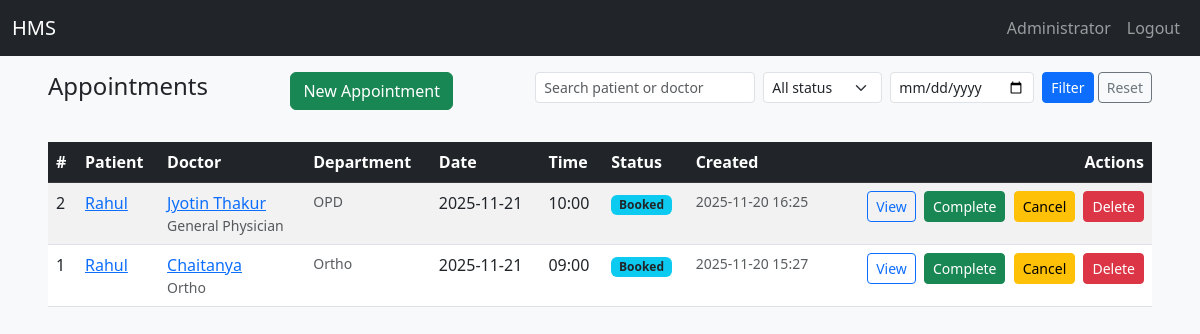
/admin/appointments (signed in), run on the app's committed database.
### app/models.py (models this page shows, shortened)
class User(UserMixin, db.Model):
    id = db.Column(db.Integer, primary_key=True)
    email = db.Column(db.String(120), unique=True, nullable=False)
    name = db.Column(db.String(120), nullable=False)
    password_hash = db.Column(db.String(128), nullable=False)
    role = db.Column(db.String(20), nullable=False)
    active = db.Column(db.Boolean, default=True)
    reason= db.Column(db.String(255))
    created_at = db.Column(db.DateTime, default=func.now())
    doctor = db.relationship('DoctorProfile', backref='user', uselist=False)
    patient = db.relationship('PatientProfile', backref='user', uselist=False)

class Appointment(db.Model):
    id = db.Column(db.Integer, primary_key=True)
    patient_id = db.Column(db.Integer, db.ForeignKey('patient_profile.id'))
    doctor_id = db.Column(db.Integer, db.ForeignKey('doctor_profile.id'))
    date = db.Column(db.Date, nullable=False)
    time = db.Column(db.Time, nullable=False)
    status = db.Column(db.String(20), default='Booked')  # Booked/Completed/Cancelled
    created_at = db.Column(db.DateTime, default=func.now()) # Timestamp of appointment creation from database
    treatment = db.relationship('Treatment', backref='appointment', uselist=False)
    __table_args__ = (
        db.UniqueConstraint('doctor_id', 'date', 'time', name='uix_doctor_datetime'),
    )

class DoctorProfile(db.Model):
    id = db.Column(db.Integer, primary_key=True)
    user_id = db.Column(db.Integer, db.ForeignKey('user.id'))
    specialization = db.Column(db.String(120))
    experience = db.Column(db.String(120))
    qualification = db.Column(db.String(120))
    department_id = db.Column(db.Integer, db.ForeignKey('department.id'))
    contact = db.Column(db.String(40))
    is_blacklisted = db.Column(db.Boolean, default=False, nullable=False)
    blacklist_reason = db.Column(db.Text, nullable=True)
    blacklisted_at = db.Column(db.DateTime, nullable=True)
    blacklisted_by = db.Column(db.Integer, nullable=True)  # Admin who blacklisted
    availability_json = db.Column(db.Text)
    bio = db.Column(db.Text)
    appointments = db.relationship('Appointment', backref='doctor', lazy='dynamic')

class Department(db.Model):
    id = db.Column(db.Integer, primary_key=True)
    name = db.Column(db.String(120), unique=True, nullable=False)
    description = db.Column(db.Text)
    doctors = db.relationship('DoctorProfile', backref='department', lazy='dynamic')

### app/routes.py (the view)
@main.route('/admin/appointments')
@login_required
@role_required('admin')
@validate_csrf
def admin_appointments():
    q = Appointment.query
    qstr = request.args.get('q')
    status = request.args.get('status')
    date_f = request.args.get('date')
    if qstr:
        q = q.join(PatientProfile).join(User).filter((User.name.ilike(f'%{qstr}%')) | (Appointment.id==qstr))
    if status:
        q = q.filter(Appointment.status==status)
    if date_f:
        try:
            d = datetime.strptime(date_f, '%Y-%m-%d').date()
            q = q.filter(Appointment.date==d)
        except:
            pass
    appointments = q.order_by(Appointment.date.desc(), Appointment.time.desc()).all()
    return render_template('appointment_list.html', appointments=appointments)

### app/routes.py (called while the page is built)
def role_required(role):
    from functools import wraps
    def decorator(fn):
        @wraps(fn)
        def wrapper(*args, **kwargs):
            if not current_user.is_authenticated or current_user.role != role:
                flash('Access denied', 'danger')
                return redirect(url_for('views.login'))
            return fn(*args, **kwargs)
        return wrapper
    return decorator

### app/utils.py (called while the page is built)
def validate_csrf(func):
    @wraps(func)
    def wrapper(*args, **kwargs):
        token = session.get('csrf_token')
        form_token = None
        if request.method == 'POST':
            form_token = request.form.get('csrf_token') or request.headers.get('X-CSRF-Token')
        if request.method == 'POST':
            if not token or not form_token or token != form_token:
                flash('Invalid or missing CSRF token', 'danger')
                return redirect(url_for('views.index'))
        return func(*args, **kwargs)
    return wrapper

### app/templates/appointment_list.html (shortened to what this page needs)
{% extends 'base.html' %}  {% block title %}| Appointments{% endblock %}
{% block content %}
<div class="d-flex justify-content-between align-items-left mb-3">
  <h4>Appointments</h4>
  <a class="btn btn-success mb-3" href="{{ url_for('main.admin_create_appointment') }}">New Appointment</a>
  <form class="row g-2" method="get" action="{{ url_for('main.admin_appointments') }}">
    <div class="col-auto">
      <input type="text" name="q" class="form-control form-control-sm" placeholder="Search patient or doctor" value="{{ request.args.get('q','') }}">
    </div>
    <div class="col-auto">
      <select name="status" class="form-select form-select-sm">
        <option value="">All status</option>
      </select>
    </div>
    <div class="col-auto">
      <input type="date" name="date" class="form-control form-control-sm" value="{{ request.args.get('date','') }}">
    </div>
    <div class="col-auto">
      <button class="btn btn-sm btn-primary" type="submit">Filter</button>
      <a href="{{ url_for('main.admin_appointments') }}" class="btn btn-sm btn-outline-secondary">Reset</a>
    </div>
  </form>
</div>
<div class="table-responsive">
  <table class="table table-striped table-hover">
    <thead class="table-dark">
      <tr>
        <th>#</th>
        <th>Patient</th>
        <th>Doctor</th>
        <th>Department</th>
        <th>Date</th>
        <th>Time</th>
        <th>Status</th>
        <th>Created</th>
        <th class="text-end">Actions</th>
      </tr>
    </thead>
    <tbody>
      {% for a in appointments %}
      <tr id="appt-row-{{ a.id }}">
        <td>{{ a.id }}</td>
        <td>
          <a href="{{ url_for('main.view_patient', patient_id=a.patient.id) }}">
            {{ a.patient.user.name }}
          </a>
        </td>
        <td>
          <a href="{{ url_for('main.view_doctor', doctor_id=a.doctor.id) }}">
            {{ a.doctor.user.name }}
          </a>
          <div class="text-muted small">{{ a.doctor.specialization }}</div>
        </td>
        <td class="small text-muted">
          {% if a.doctor.department %}{{ a.doctor.department.name }}{% else %}—{% endif %}
        </td>
        <td>{{ a.date.isoformat() }}</td>
        <td>{{ a.time.strftime('%H:%M') }}</td>
        <td>
          {% if a.status == 'Booked' %}
            <span class="badge bg-info text-dark">Booked</span>
          {% elif a.status == 'Completed' %}
            <span class="badge bg-success">Completed</span>
          {% elif a.status == 'Cancelled' %}
            <span class="badge bg-danger">Cancelled</span>
          {% else %}
            <span class="badge bg-warning text-dark">{{ a.status }}</span>
          {% endif %}
        </td>
        <td class="small text-muted">{{ a.created_at.strftime('%Y-%m-%d %H:%M') }}</td>
        <td class="text-end">
          <a class="btn btn-sm btn-outline-primary" href="{{ url_for('main.admin_appointment_view', appt_id=a.id) }}" title="View details">
            View
          </a>
          {% if a.status != 'Completed' and a.status != 'Cancelled' %}
          <form method="post" action="{{ url_for('main.admin_mark_completed', appt_id=a.id) }}"
                class="d-inline-block ms-1" style="display:inline;">
            <button class="btn btn-sm btn-success" title="Mark Completed">Complete</button>
          </form>
          <form method="post" action="{{ url_for('main.admin_cancel_appointment', appt_id=a.id) }}"
                class="d-inline-block ms-1" style="display:inline;"
                onsubmit="event.preventDefault(); showDeleteModal('appointment','{{ a.patient.user.name }} - {{ a.date.isoformat() }}', this);">
            <button class="btn btn-sm btn-warning" title="Cancel Appointment">Cancel</button>
          </form>
          {% endif %}
          <form method="post" action="{{ url_for('main.admin_delete_appointment', appt_id=a.id) }}"
                class="d-inline-block ms-1" style="display:inline;"
                onsubmit="event.preventDefault(); showDeleteModal('appointment','{{ a.id }}', this);">
            <button class="btn btn-sm btn-danger" title="Delete">Delete</button>
          </form>
        </td>
      </tr>
      {% else %}
      <tr>
        <td colspan="9" class="text-center text-muted">No appointments found.</td>
      </tr>
      {% endfor %}
    </tbody>
  </table>
</div>
{% endblock %}

### app/templates/base.html (shortened to what this page needs)
<!doctype html>
<html lang="en">
<head>
  <link href="https://cdn.jsdelivr.net/npm/bootstrap@5.3.0/dist/css/bootstrap.min.css" rel="stylesheet">
  <link rel="stylesheet" href="{{ url_for('static', filename='css/style.css') }}">
</head>
<body>
<nav class="navbar navbar-expand-lg navbar-dark bg-dark">
  <div class="container-fluid">
    <a class="navbar-brand text-white" id="home" href="/">HMS</a>
    <div class="collapse navbar-collapse">
      <ul class="navbar-nav ms-auto mb-2 mb-lg-0 ">
        {% if current_user.is_authenticated %}
          <li class="nav-item text-white"><a class="nav-link" href="#">{{ current_user.name }}</a></li>
          <li class="nav-item text-white"><a class="nav-link" href="{{ url_for('main.logout') }}">Logout</a></li>
        {% endif %}
      </ul>
    </div>
  </div>
</nav>
<div class="toast-container position-fixed top-0 end-0 p-3" style="z-index: 2000;">
</div>
<div class="container-fluid mt-3 px-5">
  {% block content %}
  {% endblock %}
</div>
</body>
</html>

### app/static/css/style.css (style rules this page uses)
body { background-color: #f8f9fa; font-family: "Segoe UI", Roboto, Arial, sans-serif; }

### data on the page
User: name "Administrator"
Appointment: id "2", patient.user.name "Rahul", doctor.user.name "Jyotin Thakur", doctor.specialization "General Physician", doctor.department.name "OPD", date "2025-11-21", time "10:00", status "Booked", created_at "2025-11-20 16:25"
Appointment: id "1", patient.user.name "Rahul", doctor.user.name "Chaitanya", doctor.specialization "Ortho", doctor.department.name "Ortho", date "2025-11-21", time "09:00", status "Booked", created_at "2025-11-20 15:27"
